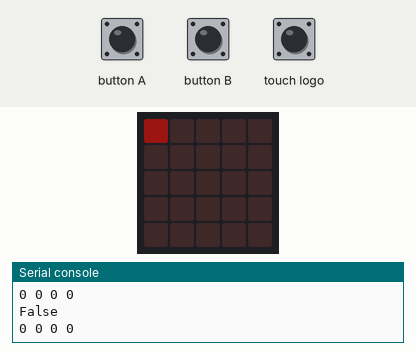
Bench run of a program on a simulated BBC micro:bit running MicroPython. On the bench: the board's 5×5 LED display, the last lines printed to the serial console. The test bench sets the inputs (shaded band). Dim RGB values are drawn brighter than linear; the 48×5 strip is a reading aid, not a part: it shows the text the display is scrolling, unrolled, one strip-width of it at a time.

Above: at 2.6 s.
2.7 s: touch logo pressed for 0.15 s
3.4 s: button A pressed for 3.2 s
At 6.89 s:
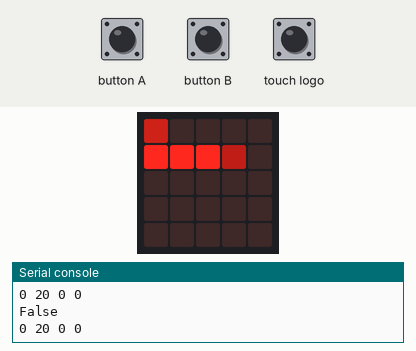
7.2 s: button B pressed for 3.2 s
At 11.7 s:
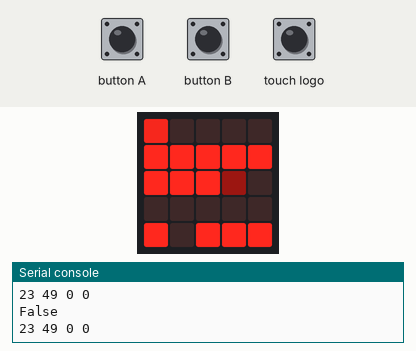
11.9 s: button B pressed for 0.15 s
At 13.5 s:
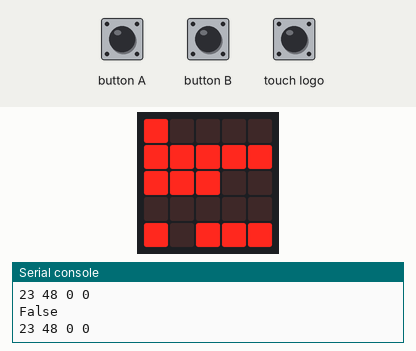
15.0 s: button A pressed for 0.15 s
At 16.3 s:
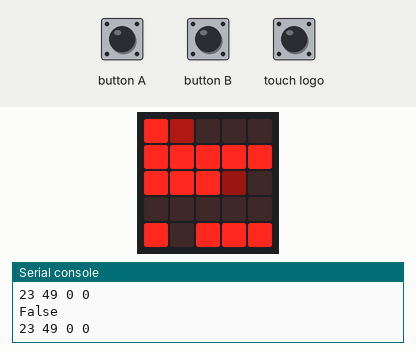
18.1 s: touch logo pressed for 1 s
At 22.5 s:
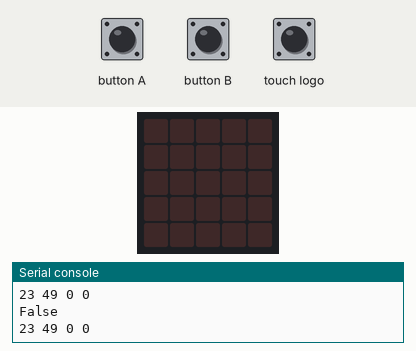

The program:

alarm_clock.py
```python
from microbit import *
import music

ORIGIN = 0
ALARM_ORIGIN = 0
MODE = 'run'

def time(milliseconds):
    seconds = milliseconds // 1000
    return (
        seconds // 3600 % 24,
        (seconds // 60) % 60,
        seconds % 60
    )

def show(num, y_offset, num_pixels, max_value):
    brightness_levels = max_value // num_pixels
    whole = num // brightness_levels
    part = int((num / brightness_levels - whole) * 9)
    for index in range(max_value // brightness_levels):
        x, y = index % 5, y_offset + index // 5
        if index < whole:
            display.set_pixel(x, y, 9)
        elif index == whole:
            display.set_pixel(x, y, part)
        else:
            display.set_pixel(x, y, 0)

def show_time(h, m, s):
    show(s, 0, 5, 60)
    show(m, 1, 10, 60)
    h = '{:05b}'.format(h)
    for i in range(5):
        if h[i] == '0':
            display.set_pixel(i, 4, 0)
        else:
            display.set_pixel(i, 4, 9)

def play_alarm():
    tempo = 120
    for _ in range(4):
        music.set_tempo(bpm=500)
        music.pitch(262, 1 * 60000 // tempo)
        music.pitch(220, 1 * 60000 // tempo)
        music.pitch(262, 1 * 60000 // tempo)
        music.pitch(220, 1 * 60000 // tempo)
        music.play('C5 B A C5 B C5 C5 C5 '.split())
        for _ in range(2):
            tempo += 100
            music.pitch(262, 1 * 60000 // tempo)
            music.pitch(220, 1 * 60000 // tempo)
            music.pitch(262, 1 * 60000 // tempo)
            music.pitch(220, 1 * 60000 // tempo)
            music.set_tempo(bpm=400)
            music.play('C5 B A C5 B C5 C5 C5 '.split())
            music.pitch(523, 4 * 60000 // tempo)
        for _ in range(4):
            music.pitch(880, 2 * 60000 // tempo)
            music.pitch(262, 1 * 60000 // tempo)
            music.pitch(220, 1 * 60000 // tempo)
            music.pitch(262, 1 * 60000 // tempo)
            music.pitch(220, 1 * 60000 // tempo)
            music.set_tempo(bpm=500)
            music.play('C5 B A C5 B C5 C5 C5 '.split())
        if button_a.is_pressed() or button_b.is_pressed():
            break

alarm_armed = False
last_alarm = running_time()

while True:
    H, M, S = time(ORIGIN)
    if pin_logo.is_touched():
        if MODE == 'run':
            MODE = 'adjust'
        elif MODE == 'adjust':
            MODE = 'adjust-alarm'
        else:
            MODE = 'run'
        display.scroll(MODE, delay=50)
    if MODE == 'adjust':
        if button_a.is_pressed():
            ORIGIN += 60000
        elif button_b.is_pressed():
            ORIGIN -= 60000
        sleep(100)
    if MODE == 'adjust-alarm':
        alarm_armed = True
        if accelerometer.was_gesture('shake'):
            display.scroll('ALARM CLEARED')
            alarm_armed = False
            MODE = 'run'
        if button_a.is_pressed():
            ALARM_ORIGIN += 60000
        elif button_b.is_pressed():
            ALARM_ORIGIN -= 60000
        show_time(*time(ALARM_ORIGIN))
        sleep(100)
        continue
    h, m, s = time(running_time())
    h += H
    m += M
    print(alarm_armed)
    print(h, m, *time(ALARM_ORIGIN)[:2])
    if (h, m) == time(ALARM_ORIGIN)[:2] and alarm_armed:
        if -60000 < running_time() - last_alarm <  60000:
            pass
        else:
            print('ALARM')
            play_alarm()
            last_alarm = running_time()
    show_time(h, m, s)
```

Measured:
- after the input at 3.4 s, the display: first differs from a run without the input after 1.4 s (image 1 shows a later state)
- after the input at 11.9 s, the display: first differs from a run without the input after 0.28 s (image 3)
- after the input at 15.0 s, the display: first differs from a run without the input after 0.26 s (image 4)
- after the input at 18.1 s, the display: first changes at once (image 5 shows a later state)
- what the display in image 3 shows lasts 1.8 s, from 12.2 s to 14.0 s
- what the display in image 4 shows lasts 1.7 s, from 15.3 s to 17.0 s
